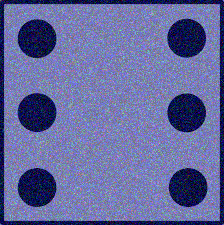
#> input picture src/demos/dice/squares/6side-noise.png, 224 x 225 px; its folder holds only this picture in this run
$ python squares2.py --image squares/6side-noise.png   (Python 2 division)   (older library calls are emulated)
#> lines starting #> are read from the running program, lines starting #| are printed output that depends on the picture; after the words box and inside, x2 and y2 are one past the last pixel; in counts of white or black regions, pixels touching at a corner belong together
#> further down, img is the input picture: shape (225, 224, 3); mean B, G, R 158.4, 105.3, 100.3
#!/usr/bin/env python

'''
Simple "Square Detector" program.

Loads several images sequentially and tries to find squares in each image.
'''

# Python 2/3 compatibility
import sys
PY3 = sys.version_info[0] == 3

if PY3:
    xrange = range

import numpy as np
import cv2
import argparse


def angle_cos(p0, p1, p2):
    d1, d2 = (p0-p1).astype('float'), (p2-p1).astype('float')
    return abs( np.dot(d1, d2) / np.sqrt( np.dot(d1, d1)*np.dot(d2, d2) ) )

def find_circles(img, cnt):
    #find circles within square contours
    circles = []
    squareimg = img[int(cnt[0][1]):int(cnt[2][1]), int(cnt[0][0]):int(cnt[2][0])]
    # cv2.imshow("square", squareimg)
    # cv2.waitKey(0)
    circles = cv2.HoughCircles(squareimg, cv2.HOUGH_GRADIENT, dp=1, minDist=squareimg.shape[0]/2, param1=50.0, param2=25.0, minRadius=0, maxRadius=squareimg.shape[0]/4)
    # move circles to correct places in original image
    if circles is not None:
        for i in range(len(circles)):
            if circles[i] is not None:
                for j in range(len(circles[i])):
                    #Add x coord of top left corner of square to x coord of circle center
                    circles[i][j][0] += cnt[0][0]
                    #Add y coord of top left corner of square to y coord of circle center
                    circles[i][j][1] += cnt[0][1]
    # [8 lines of commented-out code are left out]
    return circles


def find_squares(img):
    img = cv2.GaussianBlur(img, (5, 5), 0)
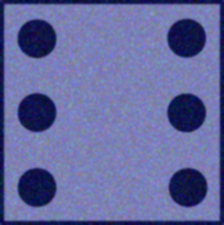
#> img: shape (225, 224, 3); mean of channels 0, 1, 2 158.4, 105.3, 100.3; drawn as B, G, R
    squares = []
    circles = [] #list of lists, lines up w squares (ideally...)
    for gray in cv2.split(img):
        # cv2.imshow("gray",gray)
        # cv2.waitKey(0)
        for thrs in xrange(0, 255, 26):
            if thrs == 0:
                bin = cv2.Canny(gray, 0, 50, apertureSize=5)
                bin = cv2.dilate(bin, None)
            else:
                retval, bin = cv2.threshold(gray, thrs, 255, cv2.THRESH_BINARY)
            # cv2.imshow("thresh",bin)
            # cv2.waitKey(0)
            bin, contours, hierarchy = cv2.findContours(bin, cv2.RETR_LIST, cv2.CHAIN_APPROX_SIMPLE)
            for cnt in contours:
                cnt_len = cv2.arcLength(cnt, True)
                cnt = cv2.approxPolyDP(cnt, 0.02*cnt_len, True)
                if len(cnt) == 4 and cv2.contourArea(cnt) > 1000 and cv2.isContourConvex(cnt):
                    cnt = cnt.reshape(-1, 2)
                    if cnt[0][0] == 0 and cnt[0][1] == 0:
                        #shitty way to not get a box w the whole image
                        break;
                    max_cos = np.max([angle_cos( cnt[i], cnt[(i+1) % 4], cnt[(i+2) % 4] ) for i in xrange(4)])
                    print(cnt, max_cos)
                    if max_cos < 0.1:
                        squares.append(cnt)
                        # print(cnt)
                        #if square found, look for circles in it
                        c = find_circles(bin, cnt)
                        if c is not None:
                            circles.append(c)
#> this loop made 3 passes
#> (printed output is left out)
#> pass 1, in find_circles, `squareimg = img[int(cnt[0][1]):int(cnt[2][1]), int(cnt[0][0]):int(cnt[..`:
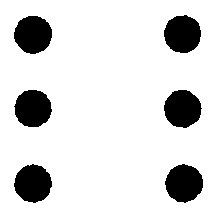
#> squareimg: shape (216, 216); 85.8% white; 6 black regions, box (x1, y1, x2, y2) and area: (14, 16, 52, 54) 1122, (165, 164, 203, 203) 1111, (14, 164, 52, 203) 1109, (164, 15, 201, 53) 1100, (164, 90, 202, 128) 1099, (14, 90, 52, 127) 1094
#> pass 1, in find_circles (call 2), `squareimg = img[int(cnt[0][1]):int(cnt[2][1]), int(cnt[0][0]):int(cnt[..`:
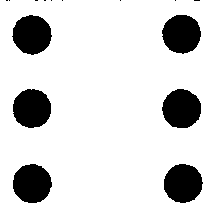
#> squareimg: shape (216, 214); 84.6% white; 15 black regions (9 under 20 px), largest, box (x1, y1, x2, y2) and area: (12, 15, 52, 55) 1195, (162, 89, 201, 128) 1189, (13, 164, 52, 203) 1186, (164, 164, 203, 203) 1182, (13, 89, 51, 128) 1178, (162, 15, 201, 54) 1177
#> pass 1, in find_circles (call 3), `squareimg = img[int(cnt[0][1]):int(cnt[2][1]), int(cnt[0][0]):int(cnt[..`:
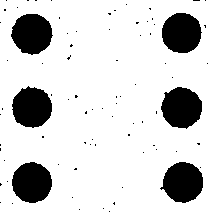
#> squareimg: shape (214, 213); 82.8% white; 81 black regions (75 under 20 px), largest, box (x1, y1, x2, y2) and area: (161, 87, 202, 129) 1298, (11, 14, 53, 55) 1288, (160, 162, 203, 203) 1281, (12, 86, 52, 128) 1271, (12, 162, 52, 203) 1271, (162, 13, 202, 53) 1264
#> pass 2, in find_circles (call 4), `squareimg = img[int(cnt[0][1]):int(cnt[2][1]), int(cnt[0][0]):int(cnt[..`:
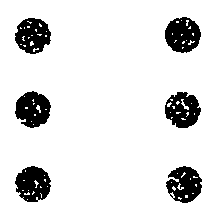
#> squareimg: shape (218, 216); 88.5% white; 6 black regions, box (x1, y1, x2, y2) and area: (165, 17, 201, 53) 930, (15, 91, 51, 128) 928, (15, 166, 51, 202) 920, (15, 18, 51, 54) 890, (166, 166, 202, 203) 883, (165, 92, 201, 128) 873
#> after the loop: bin: shape (225, 224); every value is 0
#> after the loop, circles = []; cnt = [[77, 6]]; max_cos = 0.00469; squares = 11 items
                    #else handle parallelograms

    return squares, circles

if __name__ == '__main__':
    from glob import glob
    ap = argparse.ArgumentParser()
    ap.add_argument("-i", "--image", required=True, help="path to the input image")
    args = vars(ap.parse_args())
    for fn in glob(args["image"]):
        img = cv2.imread(fn)
        squares, circles = find_squares(img)
#> squares = 11 items; circles = []
        cv2.drawContours( img, squares, -1, (0, 255, 0), 3 )
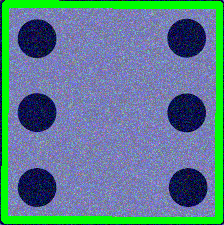
#> img: shape (225, 224, 3); 12.55% of pixels changed, all inside (x1, y1, x2, y2) = (1, 0, 223, 224)
        numcircles = 0
        if circles is not None:
            #print(circles)
            for i in range(0,len(circles)):
                if circles[i] is not None:
                    numcircles += 1
                    for j in range(0,len(circles[i])):
                        if circles[i][j] is not None:
                            for k in range(len(circles[i][j])):
                                curr = circles[i][j][k];
                                cv2.circle(img, (curr[0], curr[1]), curr[2], (0, 255, 0), 2)
                                cv2.circle(img, (curr[0], curr[1]), 2, (0, 0, 255), 3)
#> this loop made 0 passes
#> after the loop, numcircles = 0
                                #cv2.putText(img, str(numcircles), (curr[0],curr[1]), cv2.FONT_HERSHEY_SIMPLEX, 0.5, (255, 0, 0), 2)
        print(len(circles))
#| 0
        cv2.imshow('squares', img)
        ch = cv2.waitKey()
#> (key Esc is pressed here)
        if ch == 27:
            break
    cv2.destroyAllWindows()
